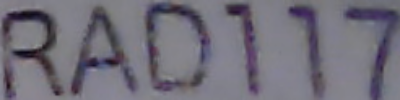
#> input picture data/captures/RAD117.png, 400 x 100 px
$ python -i detect.py   (imports and definitions only)
#> lines starting #> are read from the running program, lines starting #| are printed output that depends on the picture; after the words box and inside, x2 and y2 are one past the last pixel; in counts of white or black regions, pixels touching at a corner belong together
#> further down, picture is the input picture: shape (100, 400, 3); mean B, G, R 121.2, 110.1, 113.1
import cv2
import imutils
import numpy as np


def order_points(pts):
    pts = np.array(pts, dtype="float32")
    s = pts.sum(axis=1)
    diff = np.diff(pts, axis=1)

    top_left = pts[np.argmin(s)]
    bottom_right = pts[np.argmax(s)]
    top_right = pts[np.argmin(diff)]
    bottom_left = pts[np.argmax(diff)]

    return np.array([top_left, top_right, bottom_right, bottom_left], dtype="float32")


def detect_plate(frame):
    """
    Returns:
        plate_contour: 4-point contour or None
        debug_frame: frame with drawn candidate
    """
    debug_frame = frame.copy()
    gray = cv2.cvtColor(frame, cv2.COLOR_BGR2GRAY)
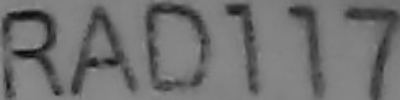
#> gray: shape (100, 400); min 8, max 147, mean 112.2
    gray = cv2.bilateralFilter(gray, 11, 17, 17)

    edged = cv2.Canny(gray, 30, 200)
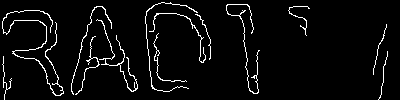
#> edged: shape (100, 400); 4.5% white in thin lines or dots

    contours = cv2.findContours(edged.copy(), cv2.RETR_TREE, cv2.CHAIN_APPROX_SIMPLE)
#> contours = 13 contours, 8 with area under 20; largest, box (x1, y1, x2, y2) and area: (2, 10, 64, 96) 67, (96, 19, 138, 92) 37, (226, 4, 260, 94) 23, (149, 13, 206, 63) 22, (71, 6, 112, 95) 22
    contours = imutils.grab_contours(contours)
    contours = sorted(contours, key=cv2.contourArea, reverse=True)[:20]

    candidates = []

    for cnt in contours:
        peri = cv2.arcLength(cnt, True)

        for eps_mult in [0.01, 0.02, 0.03, 0.04, 0.05]:
            approx = cv2.approxPolyDP(cnt, eps_mult * peri, True)

            if len(approx) == 4:
                x, y, w, h = cv2.boundingRect(approx)
                area = w * h
                aspect_ratio = w / float(h) if h > 0 else 0

                # rough plate-like shape
                if 2.0 <= aspect_ratio <= 6.5 and area > 1000:
                    candidates.append((area, approx))
                break
#> this loop made 13 passes
#> peri on passes 1 to 12: 745.5, 414.5, 463.7, 266.2, 265.5, 359.4, 192.5, 189.7, 138.3, 112.4, 111.6, 135
#> after the loop, candidates = []

    # Sort candidates by area descending and take top 3
    candidates = sorted(candidates, key=lambda x: x[0], reverse=True)[:3]

    ordered_candidates = []
    for area, quad in candidates:
        cv2.drawContours(debug_frame, [quad], -1, (0, 255, 0), 2)
        pts = quad.reshape(4, 2)
        ordered_candidates.append(order_points(pts))
#> this loop made 0 passes
#> after the loop, ordered_candidates = []

    return ordered_candidates, debug_frame

>>> import cv2
>>> picture = cv2.imread('../data/captures/RAD117.png')
>>> result = detect_plate(picture)
